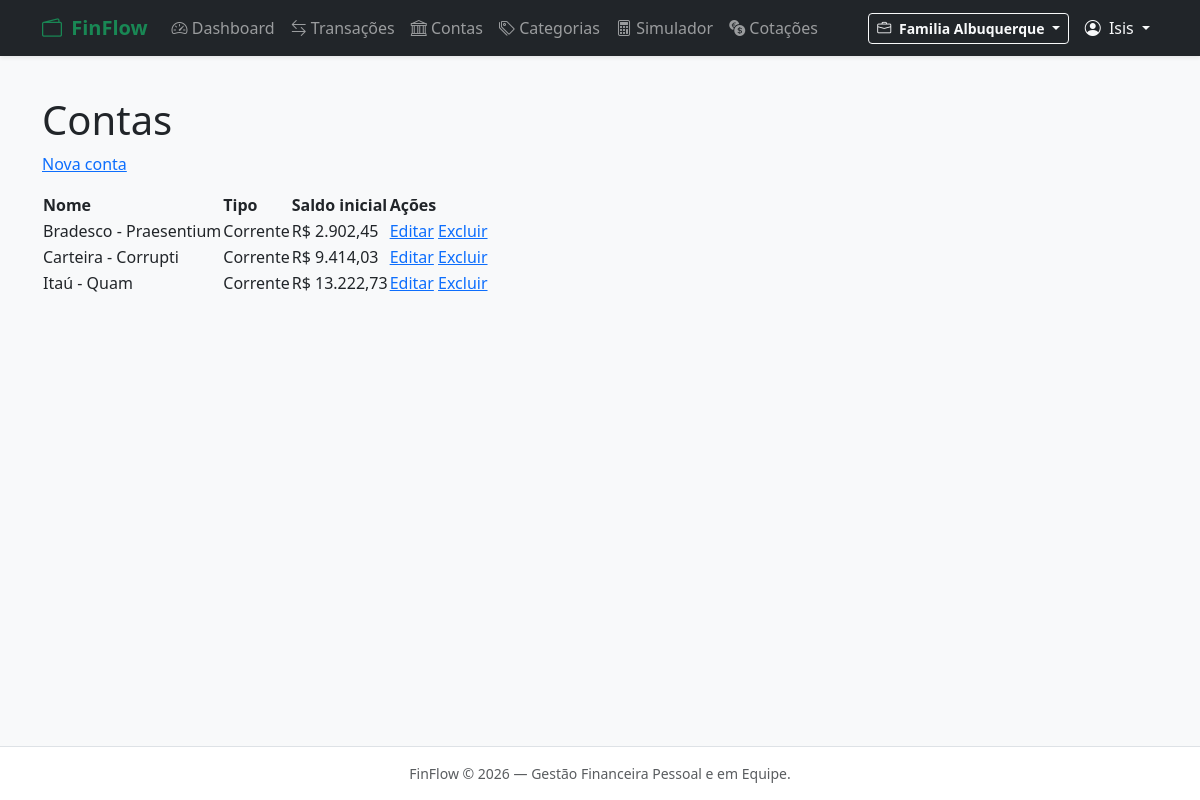
/contas/ (signed in), run on the app's committed database.
### users/models.py (models this page shows, shortened)
class Workspace (models.Model):
    name = models.CharField(max_length=100)
    holder = models.ForeignKey(Profile, on_delete=models.CASCADE, related_name='workspaces')
    created_at = models.DateTimeField(auto_now_add=True)
    class Meta:
        verbose_name = "Espaço de trabalho"
        verbose_name_plural = "Espaços de trabalho"
        ordering = ["name"]

### finances/models.py (models this page shows, shortened)
class Account(models.Model):
    TYPES = {
        "C": "Corrente",
        "P": "Poupança",
        "W": "Carteira",
        "I": "Investimento",
    }
    workspace = models.ForeignKey("users.Workspace", on_delete=models.CASCADE, related_name="accounts", verbose_name="espaço")
    name = models.CharField("nome", max_length=100)
    type = models.CharField("tipo", max_length=1, choices=TYPES, default="C")
    initial_balance = models.DecimalField("saldo inicial", max_digits=12, decimal_places=2, default=0)
    created_at = models.DateTimeField("Data de criação", auto_now_add=True)
    class Meta:
        verbose_name = "conta"
        verbose_name_plural = "contas"
        ordering = ["name"]

### finances/views.py (the view)
# urls.py: path("contas/", views.AccountListView.as_view(), name="account_list"),
class AccountListView(WorkspaceMixin, ListView):
    model = Account
    template_name = "finances/account_list.html"
    context_object_name = "accounts"
    def get_queryset(self):
        return Account.objects.filter(workspace=self.workspace)

### finances/views.py (called while the page is built)
    def dispatch(self, request, *args, **kwargs):
        if request.user.is_authenticated:
            self.workspace = get_active_workspace(request)
            if self.workspace is None:
                messages.warning(request, "Você ainda não participa de nenhum espaço financeiro.")
                return redirect("users:workspace_list")
        return super().dispatch(request, *args, **kwargs)

### users/context_processors.py (called while the page is built)
def active_workspace_processor(request):
    if not request.user.is_authenticated or not hasattr(request.user, 'profile'):
        return {
            'active_workspace': None,
            'user_workspaces': [],
        }
    active_ws = get_active_workspace(request)
    memberships = WorkspaceMember.objects.filter(
        profile=request.user.profile
    ).select_related('workspace')
    user_workspaces = [member.workspace for member in memberships]
    return {
        'active_workspace': active_ws,
        'user_workspaces': user_workspaces,
    }

### users/utils.py (called while the page is built, shortened)
def get_active_workspace(request):
    if not request.user.is_authenticated:
        return None
    profile = getattr(request.user, 'profile', None)
    if not profile:
        return None
    workspace_id = request.session.get('active_workspace_id')
    if workspace_id:
        workspace = Workspace.objects.filter(
            id=workspace_id,
            members__profile=profile
        ).first()
        if workspace:
            return workspace

### templates/finances/account_list.html (shortened to what this page needs)
{% extends "base.html" %}
{% load humanize %}
{% block content %}
<h1>Contas</h1>
<p><a href="{% url 'finances:account_create' %}">Nova conta</a></p>
<table>
  <thead>
    <tr>
      <th>Nome</th>
      <th>Tipo</th>
      <th>Saldo inicial</th>
      <th>Ações</th>
    </tr>
  </thead>
  <tbody>
    {% for account in accounts %}
      <tr>
        <td>{{ account.name }}</td>
        <td>{{ account.get_type_display }}</td>
        <td>R$ {{ account.initial_balance|intcomma }}</td>
        <td>
          <a href="{% url 'finances:account_update' account.pk %}">Editar</a>
          <a href="{% url 'finances:account_delete' account.pk %}">Excluir</a>
        </td>
      </tr>
    {% empty %}
      <tr>
        <td colspan="4">Nenhuma conta cadastrada neste espaço.</td>
      </tr>
    {% endfor %}
  </tbody>
</table>
{% endblock %}

### templates/base.html (shortened to what this page needs)
<!doctype html>
<html lang="pt-br">
  <head>
    <link
      href="https://cdn.jsdelivr.net/npm/bootstrap@5.3.3/dist/css/bootstrap.min.css"
      rel="stylesheet"
    />
    <link
      href="https://cdn.jsdelivr.net/npm/bootstrap-icons@1.11.3/font/bootstrap-icons.min.css"
      rel="stylesheet"
    />
  </head>
  <body class="bg-light d-flex flex-column min-vh-100">
    <nav class="navbar navbar-expand-lg navbar-dark bg-dark shadow-sm">
      <div class="container">
        <a
          class="navbar-brand fw-bold text-success"
          href="{% if user.is_authenticated %}{% url 'finances:dashboard' %}{% else %}/{% endif %}"
        >
          <i class="bi bi-wallet2 me-1"></i> FinFlow
        </a>
        <div class="collapse navbar-collapse" id="navbarNav">
          <ul class="navbar-nav me-auto">
            {% if user.is_authenticated %}
            <li class="nav-item">
              <a class="nav-link" href="{% url 'finances:dashboard' %}"
                ><i class="bi bi-speedometer2"></i> Dashboard</a
              >
            </li>
            <li class="nav-item">
              <a class="nav-link" href="{% url 'finances:transaction_list' %}"
                ><i class="bi bi-arrow-left-right"></i> Transações</a
              >
            </li>
            <li class="nav-item">
              <a class="nav-link" href="{% url 'finances:account_list' %}"
                ><i class="bi bi-bank"></i> Contas</a
              >
            </li>
            <li class="nav-item">
              <a class="nav-link" href="{% url 'finances:category_list' %}"
                ><i class="bi bi-tags"></i> Categorias</a
              >
            </li>
            <li class="nav-item">
              <a class="nav-link" href="{% url 'finances:simulator' %}"
                ><i class="bi bi-calculator"></i> Simulador</a
              >
            </li>
            <li class="nav-item">
              <a class="nav-link" href="{% url 'finances:currency_quotes' %}"
                ><i class="bi bi-currency-exchange"></i> Cotações</a
              >
            </li>
            {% endif %}
          </ul>
          <ul class="navbar-nav ms-auto align-items-center">
            {% if user.is_authenticated %}
            <li class="nav-item dropdown me-2">
              <a
                class="btn btn-outline-light btn-sm dropdown-toggle"
                href="#"
                role="button"
                data-bs-toggle="dropdown"
              >
                <i class="bi bi-briefcase me-1"></i>
                <span class="fw-semibold"
                  >{{ active_workspace.name|default:"Sem Espaço" }}</span
                >
              </a>
            </li>
            <li class="nav-item dropdown">
              <a
                class="nav-link dropdown-toggle text-light"
                href="#"
                role="button"
                data-bs-toggle="dropdown"
              >
                <i class="bi bi-person-circle me-1"></i> {{user.first_name|default:user.username }}
              </a>
            </li>
            {% endif %}
          </ul>
        </div>
      </div>
    </nav>
    <main class="container py-4 flex-grow-1">
      {% block content %} {% endblock %}
    </main>
    <footer
      class="bg-white border-top py-3 text-center text-muted small mt-auto"
    >
      <div class="container">
        FinFlow &copy; {% now "Y" %} — Gestão Financeira Pessoal e em Equipe.
      </div>
    </footer>
  </body>
</html>

### data on the page
Workspace: name "Familia Albuquerque"
Account: name "Bradesco - Praesentium", type "Corrente", initial_balance "2.902,45"
Account: name "Carteira - Corrupti", type "Corrente", initial_balance "9.414,03"
Account: name "Itaú - Quam", type "Corrente", initial_balance "13.222,73"

### other printed values
{{ user.first_name|default:user.username }} "Isis"
